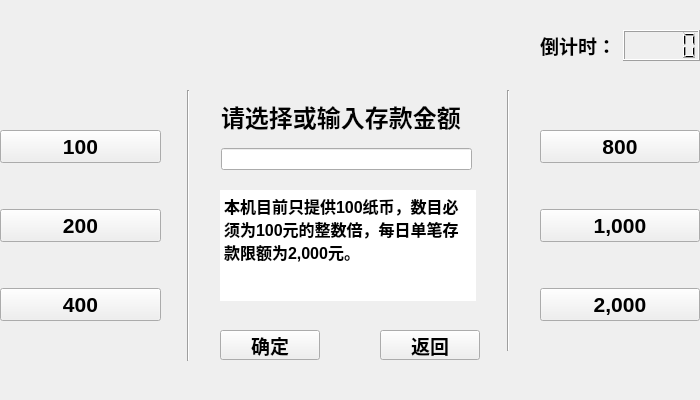
<?xml version="1.0" encoding="UTF-8"?>
<ui version="4.0">
 <class>ATMSaveMoneyForm</class>
 <widget class="QWidget" name="ATMSaveMoneyForm">
  <property name="geometry">
   <rect>
    <x>0</x>
    <y>0</y>
    <width>700</width>
    <height>400</height>
   </rect>
  </property>
  <property name="windowTitle">
   <string>Form</string>
  </property>
  <widget class="QTextBrowser" name="text_browser_info">
   <property name="geometry">
    <rect>
     <x>220</x>
     <y>190</y>
     <width>256</width>
     <height>111</height>
    </rect>
   </property>
   <property name="frameShape">
    <enum>QFrame::NoFrame</enum>
   </property>
   <property name="html">
    <string>&lt;!DOCTYPE HTML PUBLIC &quot;-//W3C//DTD HTML 4.0//EN&quot; &quot;http://www.w3.org/TR/REC-html40/strict.dtd&quot;&gt;
&lt;html&gt;&lt;head&gt;&lt;meta name=&quot;qrichtext&quot; content=&quot;1&quot; /&gt;&lt;style type=&quot;text/css&quot;&gt;
p, li { white-space: pre-wrap; }
&lt;/style&gt;&lt;/head&gt;&lt;body style=&quot; font-family:'Ubuntu'; font-size:11pt; font-weight:400; font-style:normal;&quot;&gt;
&lt;p style=&quot; margin-top:0px; margin-bottom:0px; margin-left:0px; margin-right:0px; -qt-block-indent:0; text-indent:0px;&quot;&gt;&lt;span style=&quot; font-size:12pt; font-weight:600;&quot;&gt;本机目前只提供100纸币，数目必须为100元的整数倍，每日单笔存款限额为2,000元。&lt;/span&gt;&lt;/p&gt;&lt;/body&gt;&lt;/html&gt;</string>
   </property>
  </widget>
  <widget class="QPushButton" name="button_accept">
   <property name="geometry">
    <rect>
     <x>220</x>
     <y>330</y>
     <width>100</width>
     <height>30</height>
    </rect>
   </property>
   <property name="font">
    <font>
     <pointsize>14</pointsize>
     <weight>75</weight>
     <bold>true</bold>
    </font>
   </property>
   <property name="text">
    <string>确定</string>
   </property>
  </widget>
  <widget class="Line" name="line_b">
   <property name="geometry">
    <rect>
     <x>500</x>
     <y>90</y>
     <width>16</width>
     <height>261</height>
    </rect>
   </property>
   <property name="orientation">
    <enum>Qt::Vertical</enum>
   </property>
  </widget>
  <widget class="QPushButton" name="button_return">
   <property name="geometry">
    <rect>
     <x>380</x>
     <y>330</y>
     <width>100</width>
     <height>30</height>
    </rect>
   </property>
   <property name="font">
    <font>
     <pointsize>14</pointsize>
     <weight>75</weight>
     <bold>true</bold>
    </font>
   </property>
   <property name="text">
    <string>返回</string>
   </property>
  </widget>
  <widget class="Line" name="line_a">
   <property name="geometry">
    <rect>
     <x>180</x>
     <y>90</y>
     <width>16</width>
     <height>271</height>
    </rect>
   </property>
   <property name="orientation">
    <enum>Qt::Vertical</enum>
   </property>
  </widget>
  <widget class="QWidget" name="verticalLayoutWidget_2">
   <property name="geometry">
    <rect>
     <x>540</x>
     <y>90</y>
     <width>160</width>
     <height>271</height>
    </rect>
   </property>
   <layout class="QVBoxLayout" name="vertical_layout_b">
    <item>
     <widget class="QPushButton" name="button_800">
      <property name="font">
       <font>
        <pointsize>16</pointsize>
        <weight>75</weight>
        <bold>true</bold>
       </font>
      </property>
      <property name="text">
       <string>800</string>
      </property>
     </widget>
    </item>
    <item>
     <widget class="QPushButton" name="button_1000">
      <property name="font">
       <font>
        <pointsize>16</pointsize>
        <weight>75</weight>
        <bold>true</bold>
       </font>
      </property>
      <property name="text">
       <string>1,000</string>
      </property>
     </widget>
    </item>
    <item>
     <widget class="QPushButton" name="button_2000">
      <property name="font">
       <font>
        <pointsize>16</pointsize>
        <weight>75</weight>
        <bold>true</bold>
       </font>
      </property>
      <property name="text">
       <string>2,000</string>
      </property>
     </widget>
    </item>
   </layout>
  </widget>
  <widget class="QWidget" name="horizontalLayoutWidget">
   <property name="geometry">
    <rect>
     <x>540</x>
     <y>30</y>
     <width>160</width>
     <height>31</height>
    </rect>
   </property>
   <layout class="QHBoxLayout" name="horizontal_layout_a">
    <item>
     <widget class="QLabel" name="label_timer">
      <property name="font">
       <font>
        <pointsize>14</pointsize>
        <weight>75</weight>
        <bold>true</bold>
       </font>
      </property>
      <property name="text">
       <string>倒计时：</string>
      </property>
     </widget>
    </item>
    <item>
     <widget class="QLCDNumber" name="lcd_timer">
      <property name="font">
       <font>
        <pointsize>14</pointsize>
        <weight>75</weight>
        <bold>true</bold>
       </font>
      </property>
     </widget>
    </item>
   </layout>
  </widget>
  <widget class="QWidget" name="verticalLayoutWidget_3">
   <property name="geometry">
    <rect>
     <x>221</x>
     <y>90</y>
     <width>251</width>
     <height>80</height>
    </rect>
   </property>
   <layout class="QVBoxLayout" name="vertical_layout_c">
    <item>
     <widget class="QLabel" name="label_money">
      <property name="font">
       <font>
        <pointsize>18</pointsize>
        <weight>75</weight>
        <bold>true</bold>
       </font>
      </property>
      <property name="text">
       <string>请选择或输入存款金额</string>
      </property>
     </widget>
    </item>
    <item>
     <widget class="QLineEdit" name="line_edit_money"/>
    </item>
   </layout>
  </widget>
  <widget class="QWidget" name="verticalLayoutWidget">
   <property name="geometry">
    <rect>
     <x>0</x>
     <y>90</y>
     <width>161</width>
     <height>271</height>
    </rect>
   </property>
   <layout class="QVBoxLayout" name="vertical_layout_a">
    <item>
     <widget class="QPushButton" name="button_100">
      <property name="font">
       <font>
        <pointsize>16</pointsize>
        <weight>75</weight>
        <bold>true</bold>
       </font>
      </property>
      <property name="text">
       <string>100</string>
      </property>
     </widget>
    </item>
    <item>
     <widget class="QPushButton" name="button_200">
      <property name="font">
       <font>
        <pointsize>16</pointsize>
        <weight>75</weight>
        <bold>true</bold>
       </font>
      </property>
      <property name="text">
       <string>200</string>
      </property>
     </widget>
    </item>
    <item>
     <widget class="QPushButton" name="button_400">
      <property name="font">
       <font>
        <pointsize>16</pointsize>
        <weight>75</weight>
        <bold>true</bold>
       </font>
      </property>
      <property name="text">
       <string>400</string>
      </property>
     </widget>
    </item>
   </layout>
  </widget>
 </widget>
 <resources/>
 <connections/>
</ui>
